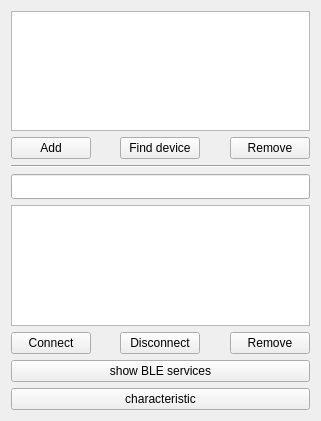
<?xml version="1.0" encoding="UTF-8"?>
<ui version="4.0">
 <class>DeviceManagement</class>
 <widget class="QWidget" name="DeviceManagement">
  <property name="geometry">
   <rect>
    <x>0</x>
    <y>0</y>
    <width>321</width>
    <height>421</height>
   </rect>
  </property>
  <property name="windowTitle">
   <string>Form</string>
  </property>
  <layout class="QVBoxLayout" name="verticalLayout">
   <item>
    <widget class="QTreeView" name="device_group">
     <property name="textElideMode">
      <enum>Qt::ElideNone</enum>
     </property>
    </widget>
   </item>
   <item>
    <layout class="QHBoxLayout" name="horizontalLayout">
     <item>
      <widget class="QPushButton" name="gruop_add">
       <property name="text">
        <string>Add</string>
       </property>
      </widget>
     </item>
     <item>
      <spacer name="horizontalSpacer_4">
       <property name="orientation">
        <enum>Qt::Horizontal</enum>
       </property>
       <property name="sizeHint" stdset="0">
        <size>
         <width>40</width>
         <height>20</height>
        </size>
       </property>
      </spacer>
     </item>
     <item>
      <widget class="QPushButton" name="find_device">
       <property name="text">
        <string>Find device</string>
       </property>
      </widget>
     </item>
     <item>
      <spacer name="horizontalSpacer">
       <property name="orientation">
        <enum>Qt::Horizontal</enum>
       </property>
       <property name="sizeHint" stdset="0">
        <size>
         <width>40</width>
         <height>20</height>
        </size>
       </property>
      </spacer>
     </item>
     <item>
      <widget class="QPushButton" name="group_remove">
       <property name="text">
        <string>Remove</string>
       </property>
      </widget>
     </item>
    </layout>
   </item>
   <item>
    <spacer name="verticalSpacer">
     <property name="orientation">
      <enum>Qt::Vertical</enum>
     </property>
     <property name="sizeHint" stdset="0">
      <size>
       <width>20</width>
       <height>40</height>
      </size>
     </property>
    </spacer>
   </item>
   <item>
    <widget class="Line" name="line">
     <property name="orientation">
      <enum>Qt::Horizontal</enum>
     </property>
    </widget>
   </item>
   <item>
    <spacer name="verticalSpacer_2">
     <property name="orientation">
      <enum>Qt::Vertical</enum>
     </property>
     <property name="sizeHint" stdset="0">
      <size>
       <width>20</width>
       <height>40</height>
      </size>
     </property>
    </spacer>
   </item>
   <item>
    <widget class="QLineEdit" name="scan_info">
     <property name="font">
      <font>
       <family>Agency FB</family>
      </font>
     </property>
     <property name="readOnly">
      <bool>true</bool>
     </property>
    </widget>
   </item>
   <item>
    <widget class="QTreeView" name="device_list"/>
   </item>
   <item>
    <layout class="QHBoxLayout" name="horizontalLayout_2">
     <item>
      <widget class="QPushButton" name="connect">
       <property name="text">
        <string>Connect</string>
       </property>
      </widget>
     </item>
     <item>
      <spacer name="horizontalSpacer_2">
       <property name="orientation">
        <enum>Qt::Horizontal</enum>
       </property>
       <property name="sizeHint" stdset="0">
        <size>
         <width>40</width>
         <height>20</height>
        </size>
       </property>
      </spacer>
     </item>
     <item>
      <widget class="QPushButton" name="disconnect">
       <property name="text">
        <string>Disconnect</string>
       </property>
      </widget>
     </item>
     <item>
      <spacer name="horizontalSpacer_3">
       <property name="orientation">
        <enum>Qt::Horizontal</enum>
       </property>
       <property name="sizeHint" stdset="0">
        <size>
         <width>40</width>
         <height>20</height>
        </size>
       </property>
      </spacer>
     </item>
     <item>
      <widget class="QPushButton" name="remove">
       <property name="text">
        <string>Remove</string>
       </property>
      </widget>
     </item>
    </layout>
   </item>
   <item>
    <widget class="QPushButton" name="show_ble_services">
     <property name="text">
      <string>show BLE services</string>
     </property>
    </widget>
   </item>
   <item>
    <widget class="QPushButton" name="test_character">
     <property name="text">
      <string>characteristic</string>
     </property>
    </widget>
   </item>
  </layout>
 </widget>
 <resources/>
 <connections/>
</ui>
